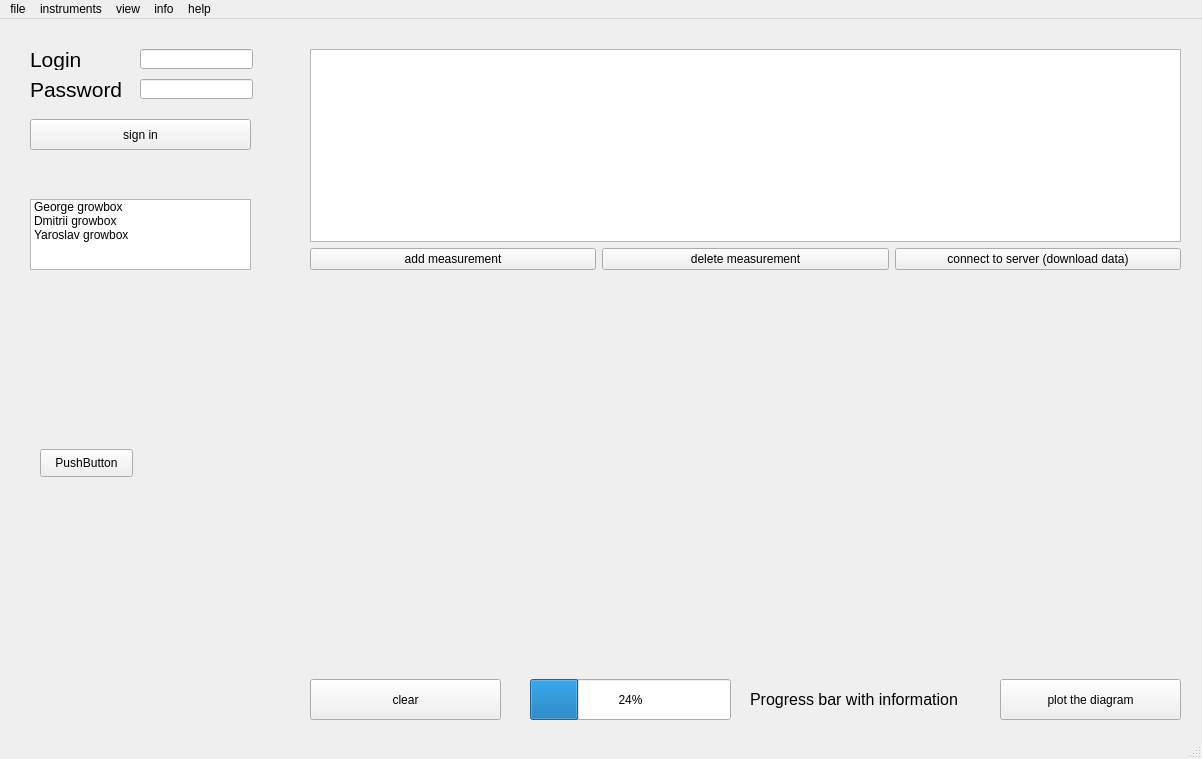
<?xml version="1.0" encoding="UTF-8"?>
<ui version="4.0">
 <class>MainWindow</class>
 <widget class="QMainWindow" name="MainWindow">
  <property name="geometry">
   <rect>
    <x>0</x>
    <y>0</y>
    <width>1202</width>
    <height>759</height>
   </rect>
  </property>
  <property name="windowTitle">
   <string>MainWindow</string>
  </property>
  <property name="iconSize">
   <size>
    <width>30</width>
    <height>30</height>
   </size>
  </property>
  <widget class="QWidget" name="centralwidget">
   <widget class="QWidget" name="gridLayoutWidget">
    <property name="geometry">
     <rect>
      <x>310</x>
      <y>30</y>
      <width>871</width>
      <height>221</height>
     </rect>
    </property>
    <layout class="QGridLayout" name="gridLayout">
     <item row="4" column="0">
      <widget class="QPushButton" name="pushButton_2">
       <property name="text">
        <string>add measurement</string>
       </property>
      </widget>
     </item>
     <item row="4" column="1">
      <widget class="QPushButton" name="pushButton">
       <property name="text">
        <string>delete measurement</string>
       </property>
      </widget>
     </item>
     <item row="4" column="2">
      <widget class="QPushButton" name="pushButton_3">
       <property name="text">
        <string>connect to server (download data)</string>
       </property>
      </widget>
     </item>
     <item row="0" column="0" colspan="3">
      <widget class="QTableView" name="tableView"/>
     </item>
    </layout>
   </widget>
   <widget class="QListWidget" name="listWidget">
    <property name="geometry">
     <rect>
      <x>30</x>
      <y>180</y>
      <width>221</width>
      <height>71</height>
     </rect>
    </property>
    <item>
     <property name="text">
      <string>George growbox</string>
     </property>
    </item>
    <item>
     <property name="text">
      <string>Dmitrii growbox</string>
     </property>
    </item>
    <item>
     <property name="text">
      <string>Yaroslav growbox</string>
     </property>
    </item>
   </widget>
   <widget class="QLabel" name="label">
    <property name="geometry">
     <rect>
      <x>30</x>
      <y>30</y>
      <width>81</width>
      <height>21</height>
     </rect>
    </property>
    <property name="font">
     <font>
      <pointsize>16</pointsize>
     </font>
    </property>
    <property name="text">
     <string>Login</string>
    </property>
   </widget>
   <widget class="QLabel" name="label_2">
    <property name="geometry">
     <rect>
      <x>30</x>
      <y>60</y>
      <width>121</width>
      <height>21</height>
     </rect>
    </property>
    <property name="font">
     <font>
      <pointsize>16</pointsize>
     </font>
    </property>
    <property name="text">
     <string>Password</string>
    </property>
   </widget>
   <widget class="QLineEdit" name="lineEdit">
    <property name="geometry">
     <rect>
      <x>140</x>
      <y>30</y>
      <width>113</width>
      <height>20</height>
     </rect>
    </property>
   </widget>
   <widget class="QLineEdit" name="lineEdit_2">
    <property name="geometry">
     <rect>
      <x>140</x>
      <y>60</y>
      <width>113</width>
      <height>20</height>
     </rect>
    </property>
   </widget>
   <widget class="QPushButton" name="pushButton_4">
    <property name="geometry">
     <rect>
      <x>30</x>
      <y>100</y>
      <width>221</width>
      <height>31</height>
     </rect>
    </property>
    <property name="font">
     <font/>
    </property>
    <property name="text">
     <string>sign in</string>
    </property>
   </widget>
   <widget class="QCustomPlot" name="customplot" native="true">
    <property name="geometry">
     <rect>
      <x>310</x>
      <y>290</y>
      <width>871</width>
      <height>351</height>
     </rect>
    </property>
   </widget>
   <widget class="QPushButton" name="pushButton_5">
    <property name="geometry">
     <rect>
      <x>1000</x>
      <y>660</y>
      <width>181</width>
      <height>41</height>
     </rect>
    </property>
    <property name="text">
     <string>plot the diagram</string>
    </property>
   </widget>
   <widget class="QPushButton" name="pushButton_6">
    <property name="geometry">
     <rect>
      <x>310</x>
      <y>660</y>
      <width>191</width>
      <height>41</height>
     </rect>
    </property>
    <property name="text">
     <string>clear</string>
    </property>
   </widget>
   <widget class="QProgressBar" name="progressBar">
    <property name="geometry">
     <rect>
      <x>530</x>
      <y>660</y>
      <width>201</width>
      <height>41</height>
     </rect>
    </property>
    <property name="value">
     <number>24</number>
    </property>
   </widget>
   <widget class="QLabel" name="label_3">
    <property name="geometry">
     <rect>
      <x>750</x>
      <y>660</y>
      <width>211</width>
      <height>41</height>
     </rect>
    </property>
    <property name="font">
     <font>
      <pointsize>12</pointsize>
     </font>
    </property>
    <property name="text">
     <string>Progress bar with information</string>
    </property>
   </widget>
   <widget class="QPushButton" name="pushButton_7">
    <property name="geometry">
     <rect>
      <x>40</x>
      <y>430</y>
      <width>93</width>
      <height>28</height>
     </rect>
    </property>
    <property name="text">
     <string>PushButton</string>
    </property>
   </widget>
  </widget>
  <widget class="QMenuBar" name="menubar">
   <property name="geometry">
    <rect>
     <x>0</x>
     <y>0</y>
     <width>1202</width>
     <height>26</height>
    </rect>
   </property>
   <widget class="QMenu" name="menufile">
    <property name="title">
     <string>file</string>
    </property>
    <addaction name="actioncreate_experiment_series"/>
    <addaction name="actionopen_experiment_series"/>
    <addaction name="actiondownload_data_from_database"/>
   </widget>
   <widget class="QMenu" name="menuinstruments">
    <property name="title">
     <string>instruments</string>
    </property>
    <widget class="QMenu" name="menusoil_sensor">
     <property name="title">
      <string>soil sensor</string>
     </property>
     <addaction name="separator"/>
     <addaction name="actionadd_new_measurement_2"/>
    </widget>
    <widget class="QMenu" name="menucameras">
     <property name="title">
      <string>cameras</string>
     </property>
    </widget>
    <addaction name="menusoil_sensor"/>
    <addaction name="menucameras"/>
    <addaction name="actiondeath_laser"/>
   </widget>
   <widget class="QMenu" name="menuview">
    <property name="title">
     <string>view</string>
    </property>
    <addaction name="actioncameras_2"/>
    <addaction name="actionsoil_sensor_diagram"/>
   </widget>
   <widget class="QMenu" name="menuinfo">
    <property name="title">
     <string>info</string>
    </property>
    <addaction name="actiondatasheet"/>
   </widget>
   <widget class="QMenu" name="menuhelp">
    <property name="title">
     <string>help</string>
    </property>
    <addaction name="actioninfo"/>
    <addaction name="actionHelp_center_phone_7_916_2576182"/>
    <addaction name="actionexit_please"/>
   </widget>
   <addaction name="menufile"/>
   <addaction name="menuinstruments"/>
   <addaction name="menuview"/>
   <addaction name="menuinfo"/>
   <addaction name="menuhelp"/>
  </widget>
  <widget class="QStatusBar" name="statusbar"/>
  <action name="actioncreate_experiment_series">
   <property name="icon">
    <iconset resource="resources.qrc">
     <normaloff>:/prefix/img/square.png</normaloff>:/prefix/img/square.png</iconset>
   </property>
   <property name="text">
    <string>create experiment series</string>
   </property>
  </action>
  <action name="actionopen_experiment_series">
   <property name="icon">
    <iconset resource="resources.qrc">
     <normaloff>:/prefix/img/Book_open_duotone_line.png</normaloff>:/prefix/img/Book_open_duotone_line.png</iconset>
   </property>
   <property name="text">
    <string>open experiment series</string>
   </property>
  </action>
  <action name="actiondeath_laser">
   <property name="icon">
    <iconset resource="resources.qrc">
     <normaloff>:/prefix/img/Alarm_duotone.png</normaloff>:/prefix/img/Alarm_duotone.png</iconset>
   </property>
   <property name="text">
    <string>plant death laser</string>
   </property>
  </action>
  <action name="actionadd_new_measurement_2">
   <property name="icon">
    <iconset resource="resources.qrc">
     <normaloff>:/prefix/img/square.png</normaloff>:/prefix/img/square.png</iconset>
   </property>
   <property name="text">
    <string>add new measurement</string>
   </property>
  </action>
  <action name="action2st_floor_cam">
   <property name="icon">
    <iconset resource="resources.qrc">
     <normaloff>:/prefix/img/Camera_duotone_line.png</normaloff>:/prefix/img/Camera_duotone_line.png</iconset>
   </property>
   <property name="text">
    <string>2st floor cam</string>
   </property>
  </action>
  <action name="actionview">
   <property name="icon">
    <iconset resource="resources.qrc">
     <normaloff>:/prefix/img/nut.png</normaloff>:/prefix/img/nut.png</iconset>
   </property>
   <property name="text">
    <string>view</string>
   </property>
  </action>
  <action name="actionview_2">
   <property name="icon">
    <iconset resource="resources.qrc">
     <normaloff>:/prefix/img/gear_fill.png</normaloff>:/prefix/img/gear_fill.png</iconset>
   </property>
   <property name="text">
    <string>view</string>
   </property>
  </action>
  <action name="actioncameras_2">
   <property name="icon">
    <iconset resource="resources.qrc">
     <normaloff>:/prefix/img/Camera_duotone_line.png</normaloff>:/prefix/img/Camera_duotone_line.png</iconset>
   </property>
   <property name="text">
    <string>cameras</string>
   </property>
  </action>
  <action name="actionsoil_sensor_diagram">
   <property name="icon">
    <iconset resource="resources.qrc">
     <normaloff>:/prefix/img/diagram_fill.png</normaloff>:/prefix/img/diagram_fill.png</iconset>
   </property>
   <property name="text">
    <string>soil sensor diagram</string>
   </property>
  </action>
  <action name="actioninfo">
   <property name="icon">
    <iconset resource="resources.qrc">
     <normaloff>:/prefix/img/Alarm_duotone.png</normaloff>:/prefix/img/Alarm_duotone.png</iconset>
   </property>
   <property name="text">
    <string>info</string>
   </property>
  </action>
  <action name="actionHelp_center_phone_7_916_2576182">
   <property name="icon">
    <iconset resource="resources.qrc">
     <normaloff>:/prefix/img/phone.png</normaloff>:/prefix/img/phone.png</iconset>
   </property>
   <property name="text">
    <string>Help center phone +7(916)2576182</string>
   </property>
  </action>
  <action name="actiondatasheet">
   <property name="icon">
    <iconset resource="resources.qrc">
     <normaloff>:/prefix/img/Info.png</normaloff>:/prefix/img/Info.png</iconset>
   </property>
   <property name="text">
    <string>datasheet</string>
   </property>
  </action>
  <action name="actionexit_please">
   <property name="icon">
    <iconset resource="resources.qrc">
     <normaloff>:/prefix/img/Sign_in_squre_fill.png</normaloff>:/prefix/img/Sign_in_squre_fill.png</iconset>
   </property>
   <property name="text">
    <string>exit, please</string>
   </property>
  </action>
  <action name="actiondownload_data_from_database">
   <property name="icon">
    <iconset resource="resources.qrc">
     <normaloff>:/img/Upload_duotone_line.png</normaloff>:/img/Upload_duotone_line.png</iconset>
   </property>
   <property name="text">
    <string>download data from database</string>
   </property>
  </action>
 </widget>
 <customwidgets>
  <customwidget>
   <class>QCustomPlot</class>
   <extends>QWidget</extends>
   <header>qcustomplot.h</header>
   <container>1</container>
  </customwidget>
 </customwidgets>
 <resources>
  <include location="resources.qrc"/>
 </resources>
 <connections/>
</ui>
